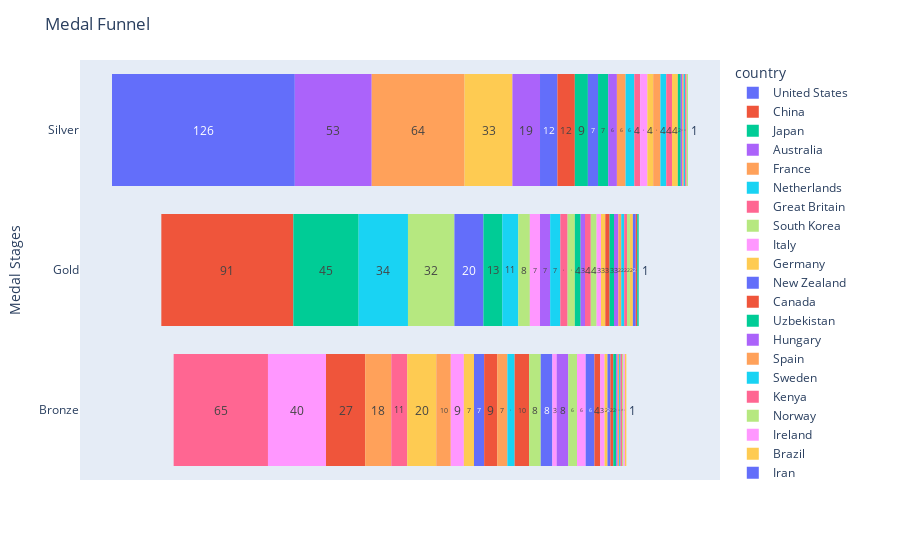

The cell this chart's notebook holds for it:
### Markdown cell above
## Medal Funnel

### Code cell
fig = px.funnel(
    df,
    x='total',
    y='highest_medal',
    color='country',
    hover_name='country',
    hover_data=['gold', 'silver', 'bronze']
    
)


# Update layout
fig.update_layout(
    title='Medal Funnel',
    yaxis_title='Medal Stages'
)

fig.show()
